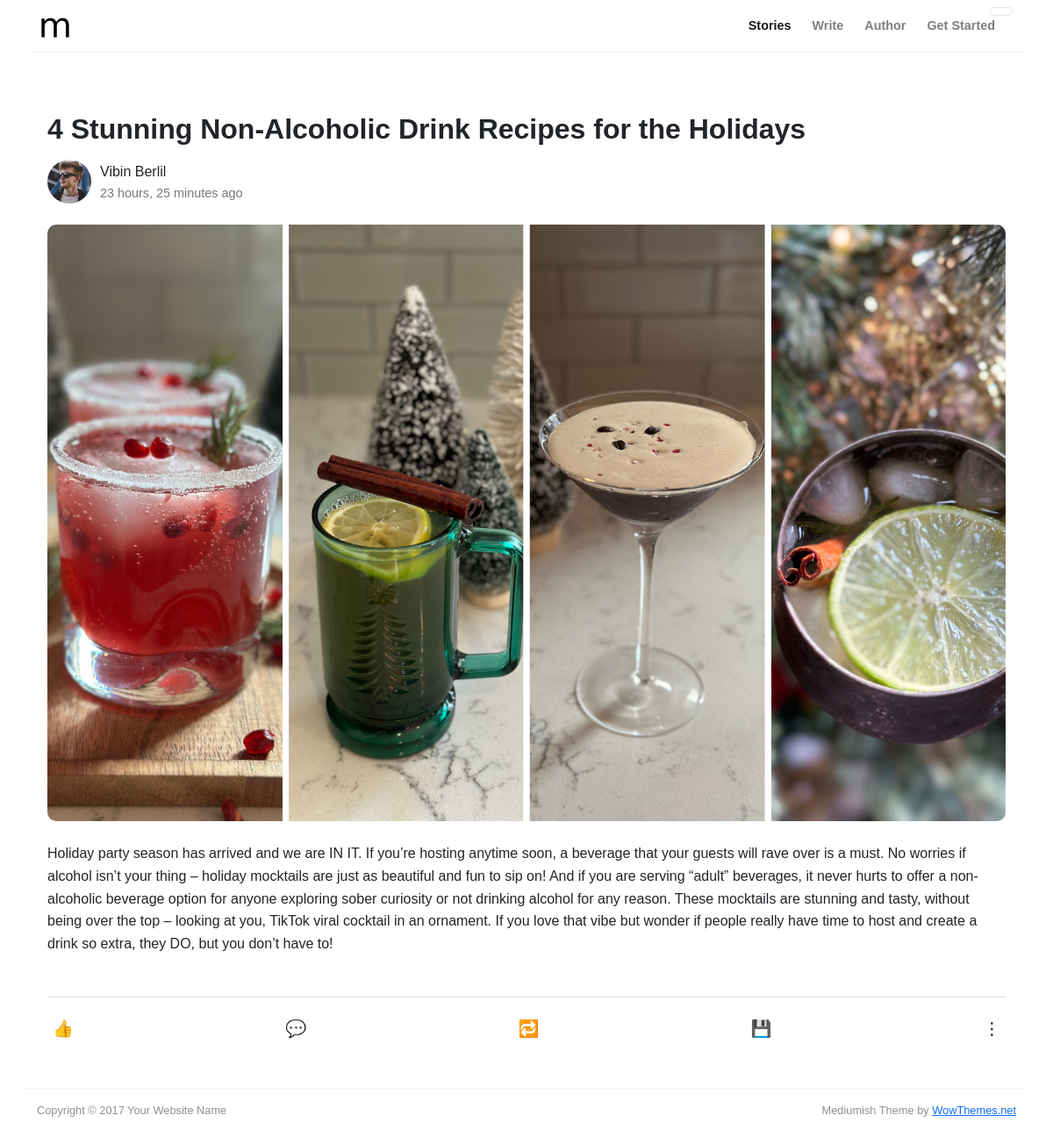
/newpost/1/, run on the app's committed database.
### blogpost/models.py (models this page shows, shortened)
class Post(models.Model):
    LIVE = 1
    DELETE = 0
    DELETE_CHOICES = ((LIVE,'Live'), (DELETE,'Delete'))
    title = models.CharField(max_length=200)
    content = models.TextField()
    author = models.ForeignKey(User, on_delete=models.CASCADE)
    image = models.ImageField(upload_to='post_images/', blank=True, null=True)
    priority = models.IntegerField(default=0)
    delete_status = models.IntegerField(choices=DELETE_CHOICES, default=LIVE)
    created_at = models.DateTimeField(auto_now_add=True)
    updated_at = models.DateTimeField(auto_now=True)
    category = models.ForeignKey(Category, on_delete=models.SET_NULL, null=True, blank=True)

### account/models.py (models this page shows, shortened)
class Profile(models.Model):
    LIVE = 1
    DELETE = 0
    DELETE_CHOICES = ((LIVE,'Live'), (DELETE,'Delete'))
    delete_status =models.IntegerField(choices=DELETE_CHOICES, default=LIVE)
    user = models.OneToOneField(User, on_delete=models.CASCADE)
    bio = models.TextField(blank=True)
    profile_picture = models.ImageField(upload_to='profile_pics', default='default.png')
    created_at = models.DateTimeField(auto_now_add=True)
    updated_at = models.DateTimeField(auto_now=True)

### blogpost/views.py (the view)
# urls.py: path('newpost/<int:id>/', views.createdpost, name='createdpost'),
def createdpost(request, id):
    post = Post.objects.get(id=id)
    return render(request, 'created_post.html', {'post':post})

### templates/created_post.html (shortened to what this page needs)
{% extends "base.html" %}
{% load static %}
{% block content %}
<!DOCTYPE html>
<html lang="en">
<head>
  <link href="https://cdn.jsdelivr.net/npm/bootstrap@5.3.0/dist/css/bootstrap.min.css" rel="stylesheet">
</head>
<body>
  <div class="container mt-5">
    <div class="post-header">
      <h1 class="post-title">{{ post.title }}</h1>
      <div class="author-info mt-3">
        <img src="{{ post.author.profile.profile_picture.url }}" alt="{{ post.author.first_name }}" />
        <div>
          <div>{{ post.author.first_name }} {{ post.author.last_name }}</div>
          <div class="meta-info">{{ post.created_at|timesince }} ago</div>
        </div>
      </div>
    </div>
    {% if post.image %}
    <div class="post-image mt-4">
      <img src="{{ post.image.url }}" alt="Post image">
    </div>
    {% endif %}
    <div class="content mt-4">
      <p>{{ post.content }}</p>
    </div>
    <div class="icon-bar mt-5">
      <button title="Like">&#128077;</button>
      <button title="Comment">&#128172;</button>
      <button title="Share">&#128257;</button>
      <button title="Save">&#128190;</button>
      <button title="More">&#8942;</button>
    </div>
  </div>
</body>
</html>
{% endblock content %}

### static/assets/css/mediumish.css (style rules this page uses)
body { padding-top:5rem; }

### templates/created_post.html (style rules this page uses)
body { font-family: Arial, sans-serif; line-height: 1.6; }
.post-title { font-size: 2rem; font-weight: bold; }
.author-info { display: flex; align-items: center; margin-top: 10px; }
.author-info img { width: 50px; height: 50px; border-radius: 50%; object-fit: cover; margin-right: 10px; }
.post-image { margin-top: 20px; text-align: center; }
.post-image img { max-width: 100%; height: auto; border-radius: 10px; }
.meta-info { font-size: 0.9rem; color: #777; }
.content { margin-top: 20px; font-size: 1rem; }
.icon-bar { display: flex; align-items: center; justify-content: space-between; margin-top: 20px; padding-top: 20px; border-top: 1px solid #ddd; }
.icon-bar button { background: none; border: none; font-size: 1.2rem; cursor: pointer; }

### data on the page
Post: title "4 Stunning Non-Alcoholic Drink Recipes for the Holidays", author.profile.profile_picture (picture), author.first_name "Vibin", author.last_name "Berlil", created_at "23 hours, 25 minutes", image (picture), content "Holiday party season has arrived and we are IN IT. If you’re hosting anytime soon, a beverage that your guests will rave over is a must. No worries if alcohol isn’t your thing – holiday mocktails are just as beautiful and fun to sip on! And if you are serving “adult” beverages, it never hurts to offer a non-alcoholic beverage option for anyone exploring sober curiosity or not drinking alcohol for any reason. These mocktails are stunning and tasty, without being over the top – looking at you, TikTok viral cocktail in an ornament. If you love that vibe but wonder if people really have time to host and create a drink so extra, they DO, but you don’t have to!"
